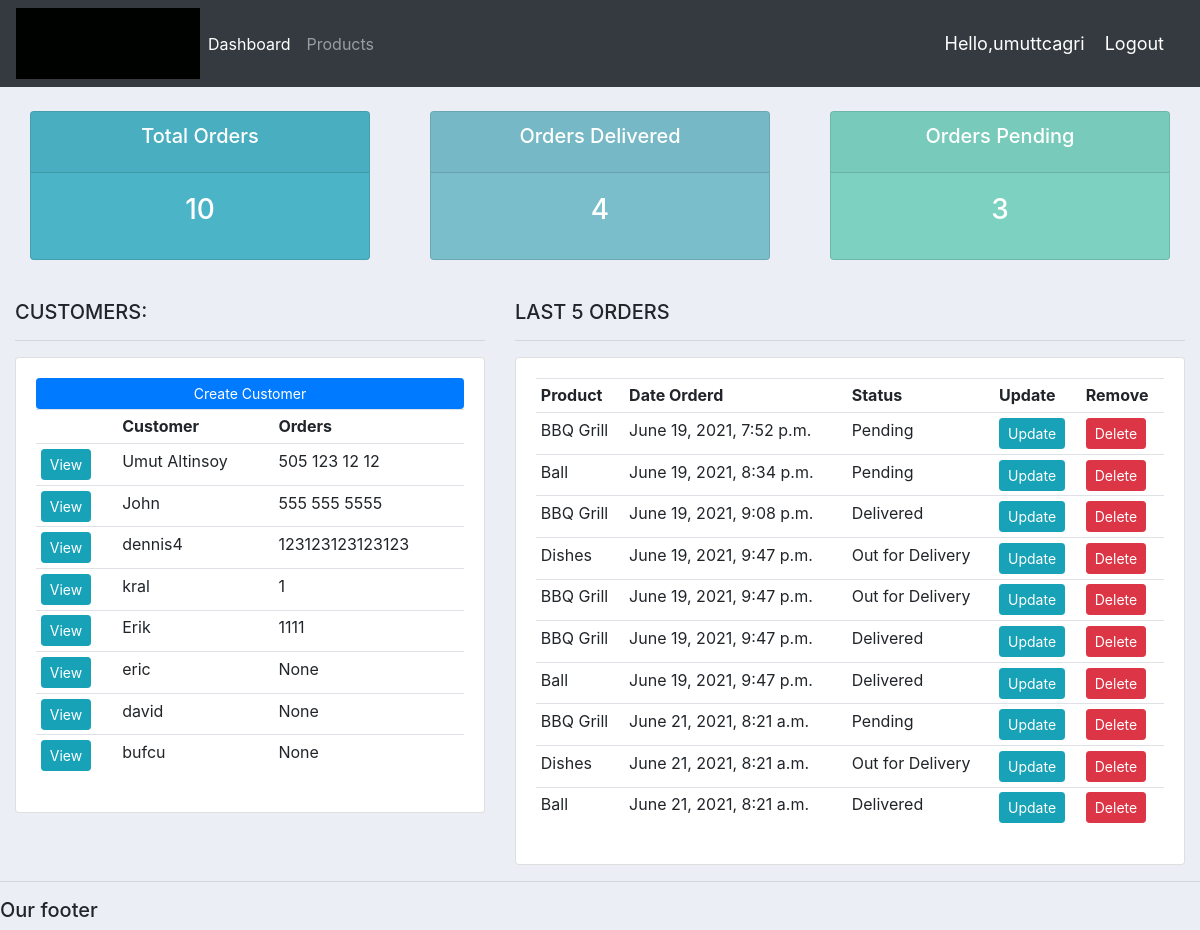
The app's page / (signed in) with its own data.
### accounts/models.py (models this page shows, shortened)
class Customer(models.Model):
    user = models.OneToOneField(User, null=True, blank=True, on_delete=models.CASCADE)
    name = models.CharField(max_length=200, null=True)
    phone = models.CharField(max_length=200, null=True)
    email = models.CharField(max_length=200, null=True)
    profile_pic = models.ImageField(default="default.png", null=True, blank=True)
    date_created = models.DateTimeField(auto_now_add=True)

class Order(models.Model):
    STATUS = (
        ('Pending', 'Pending'),
        ('Out for Delivery', 'Out for Delivery'),
        ('Delivered', 'Delivered'),
        )
    customer =  models.ForeignKey(Customer, null=True, on_delete= models.SET_NULL) #we remove this order's customer,this will remain in the database with a no value for customer
    product = models.ForeignKey(Product, null=True, on_delete= models.SET_NULL) #same,and then migrate
    date_created = models.DateTimeField(auto_now_add=True, null=True)
    status = models.CharField(max_length=200, null=True, choices=STATUS)
    note = models.CharField(max_length=1000, null=True)

class Product(models.Model):
    CATEGORY = (
        ('Indoor', 'Indoor'),
        ('Out Door', 'Out Door'),
        )
    name = models.CharField(max_length=200, null=True)
    price = models.FloatField(null=True)
    category = models.CharField(max_length=200, null=True, choices=CATEGORY)
    description = models.CharField(max_length=200, null=True, blank=True)
    date_created = models.DateTimeField(auto_now_add=True, null=True)
    tags = models.ManyToManyField(Tag)
    def __str__(self):
        return self.name

### accounts/decorators.py (the view)
    def  wrapper_function(request, *args, **kwargs):
        group = None
        if request.user.groups.exists():
            group = request.user.groups.all()[0].name
        if group == 'customer':
            return redirect('user-page')
        if group == 'admin':
            return view_func(request, *args, **kwargs)

### accounts/views.py (called while the page is built)
@login_required(login_url='login')
@admin_only
def home(request):
    orders = Order.objects.all()
    customers = Customer.objects.all()
    total_customers = customers.count()
    total_orders = orders.count()
    delivered = orders.filter(status='Delivered').count()
    pending = orders.filter(status='Pending').count()
    context = {'orders':orders, 'customers':customers,
    'total_orders':total_orders, 'delivered':delivered,
    'pending':pending}
    return render(request,'accounts/dashboard.html' , context)

### accounts/templates/accounts/dashboard.html
{%  extends 'accounts/main.html' %}
{% block content %}
{% include 'accounts/status.html' %}
<br>
<div class="row">
    <div class="col-md-5">
        <h5>CUSTOMERS:</h5>
        <hr>
        <div class="card card-body">
            <a class="btn btn-primary  btn-sm btn-block" href="">Create Customer</a>
            <table class="table table-sm">
                <tr>
                    <th></th>
                    <th>Customer</th>
                    <th>Orders</th>
                </tr>
                {% for customer in customers %}
                    <tr>
                         <td><a class = "btn btn-sm btn-info " href="{% url 'customer' customer.id %}">View</a></td>
                         <td>{{customer.name}}</td>
                         <td>{{customer.phone}}</td>
                    </tr>
                {% endfor %}
            </table>
        </div>
    </div>
    <div class="col-md-7">
        <h5>LAST 5 ORDERS</h5>
        <hr>
        <div class="card card-body">
            <table class="table table-sm">
                <tr>
                    <th>Product</th>
                    <th>Date Orderd</th>
                    <th>Status</th>
                    <th>Update</th>
                    <th>Remove</th>
                </tr>
                {% for order in orders %}
                    <tr>
                         <td>{{order.product}}</td>
                         <td>{{order.date_created}}</td>
                         <td>{{order.status}}</td>
                         <td> <a class = "btn btn-sm btn-info "  href="{% url 'update_order' order.id %}">Update</a></td>
                         <td> <a class = "btn btn-sm btn-danger " href="{% url 'delete_order' order.id %}">Delete</a></td>
                    </tr>
                {% endfor %}
            </table>
        </div>
    </div>
</div>
{% endblock %}

### accounts/templates/accounts/main.html (shortened to what this page needs)
{% load static %}
<!DOCTYPE html>
<html>
<head>
    <link rel="stylesheet" href="https://stackpath.bootstrapcdn.com/bootstrap/4.3.1/css/bootstrap.min.css">
    <link rel="stylesheet" type="text/css" href="{% static '/css/main.css' %}">
</head>
<body>
    {%  include 'accounts/navbar.html' %}
    <div class="container-fluid">
    {% block content %}
    {% endblock %}
    </div>
    <hr>
    <h5>Our footer</h5>
</body>
</html>

### accounts/templates/accounts/navbar.html (shortened to what this page needs)
{% load static %}
<nav class="navbar navbar-expand-lg navbar-dark bg-dark">
  <img src="{% static 'images/hope.gif' %}">
  <div class="collapse navbar-collapse" id="navbarNav">
    <ul class="navbar-nav">
      {% if request.user.is_staff %}
      <li class="nav-item active">
        <a class="nav-link" href="{% url 'home' %}">Dashboard</a>
      </li>
      <li class="nav-item">
        <a class="nav-link" href="{% url 'products' %}">Products</a>
      </li>
      {% else %}
      <li class="nav-item">
        <a class="nav-link" href="{% url 'account' %}">Settings</a>
      </li>
      {% endif %}
    </ul>
  </div>
  <span class="hello-msg">Hello,{{request.user}}</span>
  <span ><a class="hello-msg" href="{% url 'logout' %}">Logout</a></span>
</nav>

### accounts/templates/accounts/status.html
<br>
<div class="row">
    <div class="col">
        <div class="col-md">
            <div class="card text-center text-white  mb-3" id="total-orders">
                <div class="card-header">
                    <h5 class="card-title">Total Orders</h5>
                </div>
                <div class="card-body">
                    <h3 class="card-title">{{total_orders}}</h3>
                </div>
            </div>
        </div>
    </div>
    <div class="col">
        <div class="col-md">
            <div class="card text-center text-white  mb-3" id="orders-delivered">
                <div class="card-header">
                    <h5 class="card-title">Orders Delivered</h5>
                </div>
                <div class="card-body">
                    <h3 class="card-title">{{delivered}}</h3>
                </div>
            </div>
        </div>
    </div>
    <div class="col">
        <div class="col-md">
            <div class="card text-center text-white  mb-3" id="orders-pending">
                <div class="card-header">
                    <h5 class="card-title">Orders Pending</h5>
                </div>
                <div class="card-body">
                    <h3 class="card-title">{{pending}}</h3>
                </div>
            </div>
        </div>
    </div>
</div>

### static/css/main.css (style rules this page uses)
body { background-color: #ebeff5; }
#total-orders { background-color: #4cb4c7; }
#orders-delivered { background-color: #7abecc; }
#orders-pending { background-color: #7CD1C0; }

### accounts/templates/accounts/navbar.html (style rules this page uses)
.hello-msg { font-size: 18px; color: #fff; margin-right: 20px; }

### records on screen
Customer: name "Umut Altinsoy", phone "505 123 12 12"
Customer: name "John", phone "555 555 5555"
Customer: name "dennis4", phone "123123123123123"
Customer: name "kral", phone "1"
Customer: name "Erik", phone "1111"
Customer: name "eric", phone "None"
Customer: name "david", phone "None"
Customer: name "bufcu", phone "None"
Order: product "BBQ Grill", date_created "June 19, 2021, 7:52 p.m.", status "Pending"
Order: product "Ball", date_created "June 19, 2021, 8:34 p.m.", status "Pending"
Order: product "BBQ Grill", date_created "June 19, 2021, 9:08 p.m.", status "Delivered"
Order: product "Dishes", date_created "June 19, 2021, 9:47 p.m.", status "Out for Delivery"
Order: product "BBQ Grill", date_created "June 19, 2021, 9:47 p.m.", status "Out for Delivery"
Order: product "BBQ Grill", date_created "June 19, 2021, 9:47 p.m.", status "Delivered"
Order: product "Ball", date_created "June 19, 2021, 9:47 p.m.", status "Delivered"
Order: product "BBQ Grill", date_created "June 21, 2021, 8:21 a.m.", status "Pending"
Order: product "Dishes", date_created "June 21, 2021, 8:21 a.m.", status "Out for Delivery"
Order: product "Ball", date_created "June 21, 2021, 8:21 a.m.", status "Delivered"

### other values on screen
{{ request.user }} "umuttcagri"
{{ total_orders }} "10"
{{ delivered }} "4"
{{ pending }} "3"
